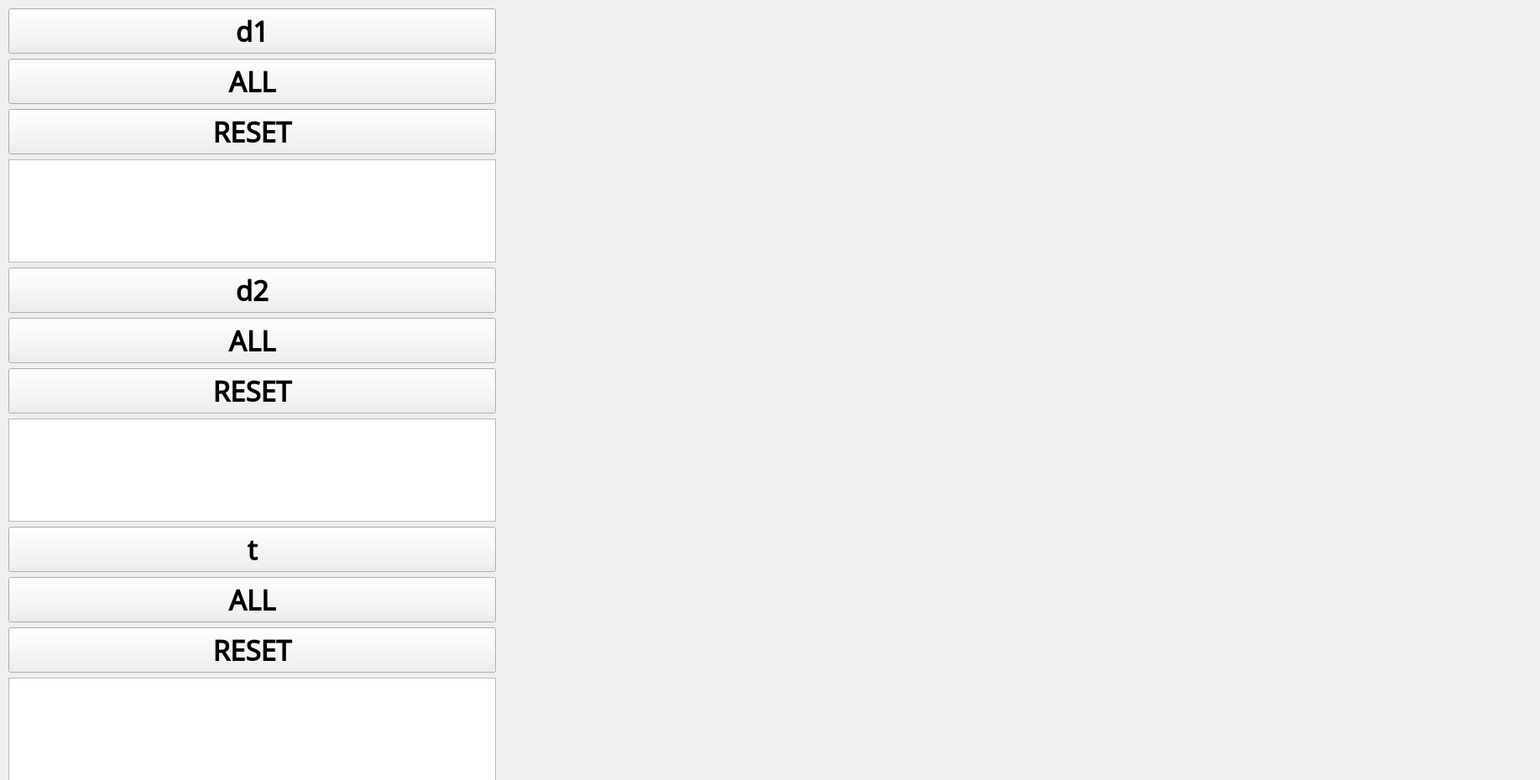
      <widget class="QWidget" name="scrollAreaWidgetContents_3">
       <property name="geometry">
        <rect>
         <x>0</x>
         <y>0</y>
         <width>1835</width>
         <height>930</height>
        </rect>
       </property>
       <widget class="QWidget" name="layoutWidget">
        <property name="geometry">
         <rect>
          <x>10</x>
          <y>10</y>
          <width>581</width>
          <height>921</height>
         </rect>
        </property>
        <layout class="QVBoxLayout" name="verticalLayout_2">
         <item>
          <widget class="QPushButton" name="pushButton_34">
           <property name="font">
            <font>
             <family>Noto Sans Bassa Vah</family>
             <pointsize>25</pointsize>
             <weight>75</weight>
             <bold>true</bold>
            </font>
           </property>
           <property name="text">
            <string>d1</string>
           </property>
          </widget>
         </item>
         <item>
          <widget class="QPushButton" name="pushButton_287">
           <property name="font">
            <font>
             <family>Noto Sans Bassa Vah</family>
             <pointsize>25</pointsize>
             <weight>75</weight>
             <bold>true</bold>
            </font>
           </property>
           <property name="text">
            <string>ALL</string>
           </property>
          </widget>
         </item>
         <item>
          <widget class="QPushButton" name="pushButton_272">
           <property name="font">
            <font>
             <family>Noto Sans Bassa Vah</family>
             <pointsize>25</pointsize>
             <weight>75</weight>
             <bold>true</bold>
            </font>
           </property>
           <property name="text">
            <string>RESET</string>
           </property>
          </widget>
         </item>
         <item>
          <widget class="QPlainTextEdit" name="plainTextEdit_4">
           <property name="font">
            <font>
             <pointsize>18</pointsize>
            </font>
           </property>
          </widget>
         </item>
         <item>
          <widget class="QPushButton" name="pushButton_35">
           <property name="font">
            <font>
             <family>Noto Sans Bassa Vah</family>
             <pointsize>25</pointsize>
             <weight>75</weight>
             <bold>true</bold>
            </font>
           </property>
           <property name="text">
            <string>d2</string>
           </property>
          </widget>
         </item>
         <item>
          <widget class="QPushButton" name="pushButton_288">
           <property name="font">
            <font>
             <family>Noto Sans Bassa Vah</family>
             <pointsize>25</pointsize>
             <weight>75</weight>
             <bold>true</bold>
            </font>
           </property>
           <property name="text">
            <string>ALL</string>
           </property>
          </widget>
         </item>
         <item>
          <widget class="QPushButton" name="pushButton_273">
           <property name="font">
            <font>
             <family>Noto Sans Bassa Vah</family>
             <pointsize>25</pointsize>
             <weight>75</weight>
             <bold>true</bold>
            </font>
           </property>
           <property name="text">
            <string>RESET</string>
           </property>
          </widget>
         </item>
         <item>
          <widget class="QPlainTextEdit" name="plainTextEdit_5">
           <property name="font">
            <font>
             <pointsize>18</pointsize>
            </font>
           </property>
          </widget>
         </item>
         <item>
          <widget class="QPushButton" name="pushButton_36">
           <property name="font">
            <font>
             <family>Noto Sans Bassa Vah</family>
             <pointsize>25</pointsize>
             <weight>75</weight>
             <bold>true</bold>
            </font>
           </property>
           <property name="text">
            <string>t</string>
           </property>
          </widget>
         </item>
         <item>
          <widget class="QPushButton" name="pushButton_289">
           <property name="font">
            <font>
             <family>Noto Sans Bassa Vah</family>
             <pointsize>25</pointsize>
             <weight>75</weight>
             <bold>true</bold>
            </font>
           </property>
           <property name="text">
            <string>ALL</string>
           </property>
          </widget>
         </item>
         <item>
          <widget class="QPushButton" name="pushButton_274">
           <property name="font">
            <font>
             <family>Noto Sans Bassa Vah</family>
             <pointsize>25</pointsize>
             <weight>75</weight>
             <bold>true</bold>
            </font>
           </property>
           <property name="text">
            <string>RESET</string>
           </property>
          </widget>
         </item>
         <item>
          <widget class="QPlainTextEdit" name="plainTextEdit_6">
           <property name="font">
            <font>
             <pointsize>18</pointsize>
            </font>
           </property>
          </widget>
         </item>
        </layout>
       </widget>
       <widget class="QLabel" name="label_2">
        <property name="geometry">
         <rect>
          <x>600</x>
          <y>10</y>
          <width>931</width>
          <height>801</height>
         </rect>
        </property>
        <property name="text">
         <string/>
        </property>
        <property name="pixmap">
         <pixmap>RandomTreeN30.svg</pixmap>
        </property>
       </widget>
       <widget class="QPushButton" name="pushButton">
        <property name="geometry">
         <rect>
          <x>779</x>
          <y>130</y>
          <width>51</width>
          <height>34</height>
         </rect>
        </property>
        <property name="styleSheet">
         <string notr="true">background-color: rgba(0,0,0,0); border: none;</string>
        </property>
        <property name="text">
         <string/>
        </property>
       </widget>
       <widget class="QPushButton" name="pushButton_2">
        <property name="geometry">
         <rect>
          <x>780</x>
          <y>170</y>
          <width>51</width>
          <height>34</height>
         </rect>
        </property>
        <property name="styleSheet">
         <string notr="true">background-color: rgba(0,0,0,0); border: none;</string>
        </property>
        <property name="text">
         <string/>
        </property>
       </widget>
       <widget class="QPushButton" name="pushButton_3">
        <property name="geometry">
         <rect>
          <x>770</x>
          <y>210</y>
          <width>71</width>
          <height>51</height>
         </rect>
        </property>
        <property name="styleSheet">
         <string notr="true">background-color: rgba(0,0,0,0); border: none;</string>
        </property>
        <property name="text">
         <string/>
        </property>
       </widget>
       <widget class="QPushButton" name="pushButton_4">
        <property name="geometry">
         <rect>
          <x>680</x>
          <y>260</y>
          <width>81</width>
          <height>71</height>
         </rect>
        </property>
        <property name="styleSheet">
         <string notr="true">background-color: rgba(0,0,0,0); border: none;</string>
        </property>
        <property name="text">
         <string/>
        </property>
       </widget>
       <widget class="QPushButton" name="pushButton_5">
        <property name="geometry">
         <rect>
          <x>850</x>
          <y>270</y>
          <width>61</width>
          <height>61</height>
         </rect>
        </property>
        <property name="styleSheet">
         <string notr="true">background-color: rgba(0,0,0,0); border: none;</string>
        </property>
        <property name="text">
         <string/>
        </property>
       </widget>
       <widget class="QPushButton" name="pushButton_6">
        <property name="geometry">
         <rect>
          <x>610</x>
          <y>360</y>
          <width>51</width>
          <height>34</height>
         </rect>
        </property>
        <property name="styleSheet">
         <string notr="true">background-color: rgba(0,0,0,0); border: none;</string>
        </property>
        <property name="text">
         <string/>
        </property>
       </widget>
       <widget class="QPushButton" name="pushButton_7">
        <property name="geometry">
         <rect>
          <x>660</x>
          <y>360</y>
          <width>51</width>
          <height>34</height>
         </rect>
        </property>
        <property name="styleSheet">
         <string notr="true">background-color: rgba(0,0,0,0); border: none;</string>
        </property>
        <property name="text">
         <string/>
        </property>
       </widget>
       <widget class="QPushButton" name="pushButton_8">
        <property name="geometry">
         <rect>
          <x>710</x>
          <y>330</y>
          <width>111</width>
          <height>91</height>
         </rect>
        </property>
        <property name="styleSheet">
         <string notr="true">background-color: rgba(0,0,0,0); border: none;</string>
        </property>
        <property name="text">
         <string/>
        </property>
       </widget>
       <widget class="QPushButton" name="pushButton_9">
        <property name="geometry">
         <rect>
          <x>850</x>
          <y>340</y>
          <width>81</width>
          <height>71</height>
         </rect>
        </property>
        <property name="styleSheet">
         <string notr="true">background-color: rgba(0,0,0,0); border: none;</string>
        </property>
        <property name="text">
         <string/>
        </property>
       </widget>
       <widget class="QPushButton" name="pushButton_10">
        <property name="geometry">
         <rect>
          <x>950</x>
          <y>350</y>
          <width>71</width>
          <height>61</height>
         </rect>
        </property>
        <property name="styleSheet">
         <string notr="true">background-color: rgba(0,0,0,0); border: none;</string>
        </property>
        <property name="text">
         <string/>
        </property>
       </widget>
       <widget class="QPushButton" name="pushButton_11">
        <property name="geometry">
         <rect>
          <x>630</x>
          <y>410</y>
          <width>71</width>
          <height>61</height>
         </rect>
        </property>
        <property name="styleSheet">
         <string notr="true">background-color: rgba(0,0,0,0); border: none;</string>
        </property>
        <property name="text">
         <string/>
        </property>
       </widget>
       <widget class="QPushButton" name="pushButton_12">
        <property name="geometry">
         <rect>
          <x>700</x>
          <y>420</y>
          <width>51</width>
          <height>41</height>
         </rect>
        </property>
        <property name="styleSheet">
         <string notr="true">background-color: rgba(0,0,0,0); border: none;</string>
        </property>
        <property name="text">
         <string/>
        </property>
       </widget>
       <widget class="QPushButton" name="pushButton_13">
        <property name="geometry">
         <rect>
          <x>760</x>
          <y>420</y>
          <width>41</width>
          <height>41</height>
         </rect>
        </property>
        <property name="styleSheet">
         <string notr="true">background-color: rgba(0,0,0,0); border: none;</string>
        </property>
        <property name="text">
         <string/>
        </property>
       </widget>
       <widget class="QPushButton" name="pushButton_14">
        <property name="geometry">
         <rect>
          <x>800</x>
          <y>420</y>
          <width>41</width>
          <height>41</height>
         </rect>
        </property>
        <property name="styleSheet">
         <string notr="true">background-color: rgba(0,0,0,0); border: none;</string>
        </property>
        <property name="text">
         <string/>
        </property>
       </widget>
       <widget class="QPushButton" name="pushButton_15">
        <property name="geometry">
         <rect>
          <x>840</x>
          <y>420</y>
          <width>41</width>
          <height>41</height>
         </rect>
        </property>
        <property name="styleSheet">
         <string notr="true">background-color: rgba(0,0,0,0); border: none;</string>
        </property>
        <property name="text">
         <string/>
        </property>
       </widget>
       <widget class="QPushButton" name="pushButton_16">
        <property name="geometry">
         <rect>
          <x>880</x>
          <y>410</y>
          <width>81</width>
          <height>61</height>
         </rect>
        </property>
        <property name="styleSheet">
         <string notr="true">background-color: rgba(0,0,0,0); border: none;</string>
        </property>
        <property name="text">
         <string/>
        </property>
       </widget>
       <widget class="QPushButton" name="pushButton_17">
        <property name="geometry">
         <rect>
          <x>650</x>
          <y>480</y>
          <width>31</width>
          <height>34</height>
         </rect>
        </property>
        <property name="styleSheet">
         <string notr="true">background-color: rgba(0,0,0,0); border: none;</string>
        </property>
        <property name="text">
         <string/>
        </property>
       </widget>
       <widget class="QPushButton" name="pushButton_18">
        <property name="geometry">
         <rect>
          <x>690</x>
          <y>470</y>
          <width>51</width>
          <height>51</height>
         </rect>
        </property>
        <property name="styleSheet">
         <string notr="true">background-color: rgba(0,0,0,0); border: none;</string>
        </property>
        <property name="text">
         <string/>
        </property>
       </widget>
       <widget class="QPushButton" name="pushButton_19">
        <property name="geometry">
         <rect>
          <x>860</x>
          <y>480</y>
          <width>51</width>
          <height>34</height>
         </rect>
        </property>
        <property name="styleSheet">
         <string notr="true">background-color: rgba(0,0,0,0); border: none;</string>
        </property>
        <property name="text">
         <string/>
        </property>
       </widget>
       <widget class="QPushButton" name="pushButton_20">
        <property name="geometry">
         <rect>
          <x>920</x>
          <y>473</y>
          <width>51</width>
          <height>51</height>
         </rect>
        </property>
        <property name="styleSheet">
         <string notr="true">background-color: rgba(0,0,0,0); border: none;</string>
        </property>
        <property name="text">
         <string/>
        </property>
       </widget>
       <widget class="QPushButton" name="pushButton_21">
        <property name="geometry">
         <rect>
          <x>630</x>
          <y>520</y>
          <width>71</width>
          <height>51</height>
         </rect>
        </property>
        <property name="styleSheet">
         <string notr="true">background-color: rgba(0,0,0,0); border: none;</string>
        </property>
        <property name="text">
         <string/>
        </property>
       </widget>
       <widget class="QPushButton" name="pushButton_22">
        <property name="geometry">
         <rect>
          <x>720</x>
          <y>520</y>
          <width>51</width>
          <height>41</height>
         </rect>
        </property>
        <property name="styleSheet">
         <string notr="true">background-color: rgba(0,0,0,0); border: none;</string>
        </property>
        <property name="text">
         <string/>
        </property>
       </widget>
       <widget class="QPushButton" name="pushButton_23">
        <property name="geometry">
         <rect>
          <x>920</x>
          <y>520</y>
          <width>51</width>
          <height>41</height>
         </rect>
        </property>
        <property name="styleSheet">
         <string notr="true">background-color: rgba(0,0,0,0);
border: none;</string>
        </property>
        <property name="text">
         <string/>
        </property>
       </widget>
       <widget class="QPushButton" name="pushButton_24">
        <property name="geometry">
         <rect>
          <x>640</x>
          <y>580</y>
          <width>41</width>
          <height>34</height>
         </rect>
        </property>
        <property name="styleSheet">
         <string notr="true">background-color: rgba(0,0,0,0); border: none;</string>
        </property>
        <property name="text">
         <string/>
        </property>
       </widget>
       <widget class="QPushButton" name="pushButton_25">
        <property name="geometry">
         <rect>
          <x>690</x>
          <y>570</y>
          <width>51</width>
          <height>51</height>
         </rect>
        </property>
        <property name="styleSheet">
         <string notr="true">background-color: rgba(0,0,0,0); border: none;</string>
        </property>
        <property name="text">
         <string/>
        </property>
       </widget>
       <widget class="QPushButton" name="pushButton_26">
        <property name="geometry">
         <rect>
          <x>920</x>
          <y>563</y>
          <width>51</width>
          <height>51</height>
         </rect>
        </property>
        <property name="styleSheet">
         <string notr="true">background-color: rgba(0,0,0,0); border: none;</string>
        </property>
        <property name="text">
         <string/>
        </property>
       </widget>
       <widget class="QPushButton" name="pushButton_27">
        <property name="geometry">
         <rect>
          <x>640</x>
          <y>620</y>
          <width>51</width>
          <height>34</height>
         </rect>
        </property>
        <property name="styleSheet">
         <string notr="true">background-color: rgba(0,0,0,0); border: none;</string>
        </property>
        <property name="text">
         <string/>
        </property>
       </widget>
       <widget class="QPushButton" name="pushButton_28">
        <property name="geometry">
         <rect>
          <x>720</x>
          <y>620</y>
          <width>51</width>
          <height>34</height>
         </rect>
        </property>
        <property name="styleSheet">
         <string notr="true">background-color: rgba(0,0,0,0); border: none;</string>
        </property>
        <property name="text">
         <string/>
        </property>
       </widget>
       <widget class="QPushButton" name="pushButton_29">
        <property name="geometry">
         <rect>
          <x>920</x>
          <y>613</y>
          <width>51</width>
          <height>41</height>
         </rect>
        </property>
        <property name="styleSheet">
         <string notr="true">background-color: rgba(0,0,0,0); border: none;</string>
        </property>
        <property name="text">
         <string/>
        </property>
       </widget>
       <widget class="QPushButton" name="pushButton_30">
        <property name="geometry">
         <rect>
          <x>920</x>
          <y>650</y>
          <width>51</width>
          <height>34</height>
         </rect>
        </property>
        <property name="styleSheet">
         <string notr="true">background-color: rgba(0,0,0,0); border: none;</string>
        </property>
        <property name="text">
         <string/>
        </property>
       </widget>
      </widget>
